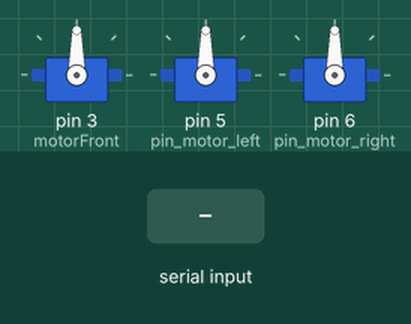
This sketch was run on a simulated Arduino Leonardo, built with avr-gcc and run on an emulated ATmega32U4. Parts: 3 × servo. The inputs (shaded band) are chosen by the test bench.

Above: at 1.2 s.
1.3 s: "right1" received over the second serial link
At 2.7 s:
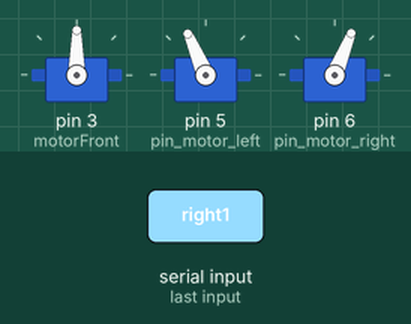
4.3 s: "recul" received over the second serial link
At 5.1 s:
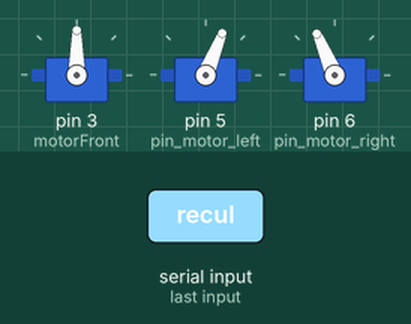
Timing chart, 0 to 7.3 s (numbered marks = the images above; inputs shaded):
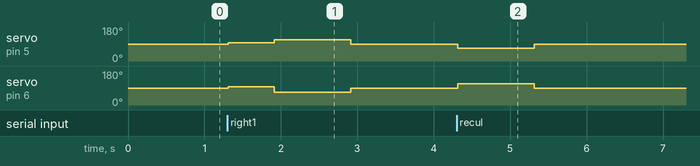

Measured:
- after the input at 1.3 s, servo on pin 5 (pin_motor_left): 90° → 97° at once, → 113° 0.60 s later, → 90° 1.0 s later; servo on pin 6 (pin_motor_right): 90° → 97° at once, → 68° 0.60 s later, → 90° 1.0 s later
- after the input at 4.3 s, servo on pin 5 (pin_motor_left): 90° → 68° at once, → 90° 1.0 s later; servo on pin 6 (pin_motor_right): 90° → 113° at once, → 90° 1.0 s later

The sketch:

Arduino_ANCHISI_DE_CRUZ_LY_TISSINIER.ino
```cpp
//
// Import lib
//

# include <Servo.h>

# define pwm_min 1300 // Add the minimum value of the PWM (in microseconds )
# define pwm_max 1700 // Add the maximum value of the PWM (in microseconds )

//
// Iniate Variables
//

String msg;
byte pin_motor_left = 5;
byte pin_motor_right = 6;

Servo motorL , motorR , motorFront;

//
// Setup
//

void setup() {
  Serial1.begin(9600);
  Serial.begin(9600);
  motorFront.attach(3, 530, 2500);
  motorL . attach ( pin_motor_left , pwm_min , pwm_max ) ;
  motorR . attach ( pin_motor_right , pwm_min , pwm_max ) ;

}

//
// Function
//

void forward(){
  motorL.writeMicroseconds(1550);
  motorR.writeMicroseconds(1450);
}

void backward(){
  motorL.writeMicroseconds(1450);
  motorR.writeMicroseconds(1550);
}

void turnL(){
  motorL.writeMicroseconds (1485) ;
  motorR.writeMicroseconds (1485) ;
}

void turnR(){
  motorL.writeMicroseconds (1515) ;
  motorR.writeMicroseconds (1515) ;
}

void stopRobot(){
  motorL.writeMicroseconds (1500) ;
  motorR.writeMicroseconds (1500) ;
}

void avance(){
  forward();
  delay(1000);
  stopRobot();
}

void recul(){
  backward();
  delay(1000);
  stopRobot();
}

void TurnLeft(){
    turnL();
    delay(600);
    stopRobot();
}

void TurnRight(){
    turnR();
    delay(600);
    stopRobot();
}

//
// Loop
//

void loop() {

  // get message from raspberry

  msg = "";
  if (Serial1.available()) {
    delay(10);
    while (Serial1.available() > 0) {
      msg += (char)Serial1.read();
    }
    //Serial1.flush();
  }

  // message recu sous la forme  (Detection_ball  0(non)/1(oui) ;Distance 0(rien)/1(avance)/2(recul); Angle 0(rien)/1(gauche)/2(droite))
  // reecriture du message

  if(msg=="avance"){
    avance();
  }
  if(msg=="recul"){
    recul();
  }
  if(msg=="left"){
    TurnLeft();
  }
  if(msg=="right"){
    TurnRight();
  }
  if(msg=="right1"){
    TurnRight();
    avance();
  }
}
```
